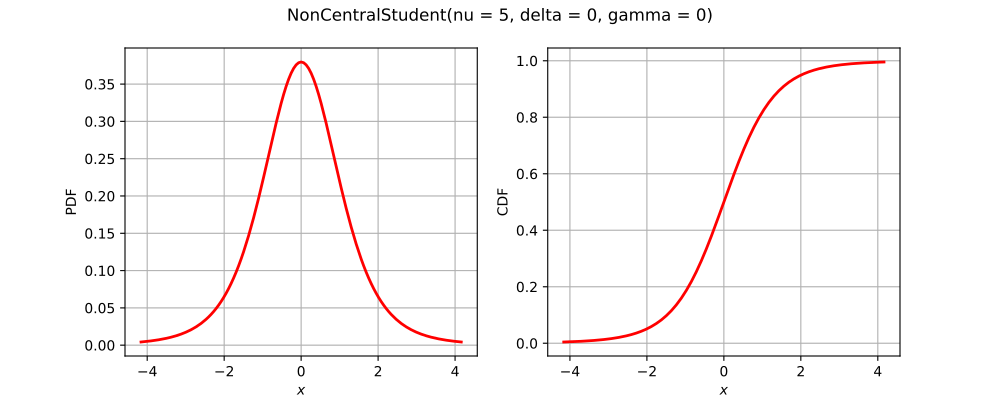

Write the Python code that produced this figure.
import openturns as ot
from matplotlib import pyplot as plt
from openturns.viewer import View
if ot.NonCentralStudent().__class__.__name__ == 'Bernoulli':
    distribution = ot.Bernoulli(0.7)
elif ot.NonCentralStudent().__class__.__name__ == 'Binomial':
    distribution = ot.Binomial(5, 0.2)
elif ot.NonCentralStudent().__class__.__name__ == 'Hypergeometric':
    distribution = ot.Hypergeometric(10, 4, 7)
elif ot.NonCentralStudent().__class__.__name__ == 'ComposedDistribution':
    copula = ot.IndependentCopula(2)
    marginals = [ot.Uniform(1.0, 2.0), ot.Normal(2.0, 3.0)]
    distribution = ot.ComposedDistribution(marginals, copula)
elif ot.NonCentralStudent().__class__.__name__ == 'CumulativeDistributionNetwork':
    coll = [ot.Normal(2),ot.Dirichlet([0.5, 1.0, 1.5])]
    distribution = ot.CumulativeDistributionNetwork(coll, ot.BipartiteGraph([[0,1], [0,1]]))
elif ot.NonCentralStudent().__class__.__name__ == 'Histogram':
    distribution = ot.Histogram([-1.0, 0.5, 1.0, 2.0], [0.45, 0.4, 0.15])
elif ot.NonCentralStudent().__class__.__name__ == 'KernelMixture':
    kernel = ot.Uniform()
    sample = ot.Normal().getSample(5)
    bandwith = [1.0]
    distribution = ot.KernelMixture(kernel, bandwith, sample)
elif ot.NonCentralStudent().__class__.__name__ == 'MaximumDistribution':
    coll = [ot.Uniform(2.5, 3.5), ot.LogUniform(1.0, 1.2), ot.Triangular(2.0, 3.0, 4.0)]
    distribution = ot.MaximumDistribution(coll)
elif ot.NonCentralStudent().__class__.__name__ == 'Multinomial':
    distribution = ot.Multinomial(5, [0.2])
elif ot.NonCentralStudent().__class__.__name__ == 'RandomMixture':
    coll = [ot.Triangular(0.0, 1.0, 5.0), ot.Uniform(-2.0, 2.0)]
    weights = [0.8, 0.2]
    cst = 3.0
    distribution = ot.RandomMixture(coll, weights, cst)
elif ot.NonCentralStudent().__class__.__name__ == 'TruncatedDistribution':
    distribution = ot.TruncatedDistribution(ot.Normal(2.0, 1.5), 1.0, 4.0)
elif ot.NonCentralStudent().__class__.__name__ == 'UserDefined':
    distribution = ot.UserDefined([[0.0], [1.0], [2.0]], [0.2, 0.7, 0.1])
elif ot.NonCentralStudent().__class__.__name__ == 'ZipfMandelbrot':
    distribution = ot.ZipfMandelbrot(10, 2.5, 0.3)
else:
    distribution = ot.NonCentralStudent()
dimension = distribution.getDimension()
title = str(distribution)[:100].split('\n')[0]
if dimension == 1:
    distribution.setDescription(['$x$'])
    pdf_graph = distribution.drawPDF()
    cdf_graph = distribution.drawCDF()
    fig = plt.figure(figsize=(10, 4))
    pdf_axis = fig.add_subplot(121)
    cdf_axis = fig.add_subplot(122)
    View(pdf_graph, figure=fig, axes=[pdf_axis], add_legend=False)
    View(cdf_graph, figure=fig, axes=[cdf_axis], add_legend=False)
    fig.suptitle(title)
elif dimension == 2:
    distribution.setDescription(['$x_1$', '$x_2$'])
    pdf_graph = distribution.drawPDF()
    pdf_graph.setTitle(title)
    fig = plt.figure(figsize=(10, 5))
    pdf_axis = fig.add_subplot(111)
    View(pdf_graph, figure=fig, axes=[pdf_axis], add_legend=False, square_axes=True)
